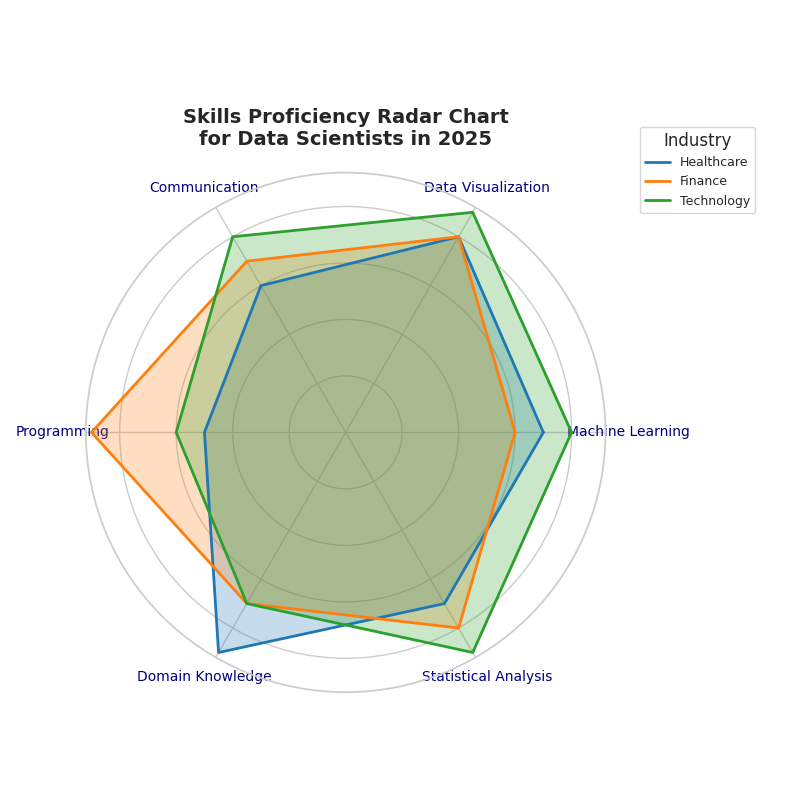

This figure's Python source:
import matplotlib.pyplot as plt
import numpy as np

categories = [
    'Machine Learning',
    'Data Visualization',
    'Communication',
    'Programming',
    'Domain Knowledge',
    'Statistical Analysis'
]

# Using fixed 'random' changes by shuffling certain values within each proficiency group.
proficiency_healthcare = [7, 8, 6, 5, 9, 7]
proficiency_finance = [6, 8, 7, 9, 7, 8]
proficiency_technology = [8, 9, 8, 6, 7, 9]

num_vars = len(categories)
angles = np.linspace(0, 2 * np.pi, num_vars, endpoint=False).tolist()
proficiency_healthcare += proficiency_healthcare[:1]
proficiency_finance += proficiency_finance[:1]
proficiency_technology += proficiency_technology[:1]
angles += angles[:1]

fig, ax = plt.subplots(figsize=(8, 8), subplot_kw=dict(polar=True))
fig.subplots_adjust(wspace=0.5)

ax.set_title('Skills Proficiency Radar Chart\nfor Data Scientists in 2025', fontsize=14, fontweight='bold', pad=20)
ax.plot(angles, proficiency_healthcare, linewidth=2, linestyle='solid', label='Healthcare', color='#1f77b4')
ax.fill(angles, proficiency_healthcare, alpha=0.25, color='#1f77b4')
ax.plot(angles, proficiency_finance, linewidth=2, linestyle='solid', label='Finance', color='#ff7f0e')
ax.fill(angles, proficiency_finance, alpha=0.25, color='#ff7f0e')
ax.plot(angles, proficiency_technology, linewidth=2, linestyle='solid', label='Technology', color='#2ca02c')
ax.fill(angles, proficiency_technology, alpha=0.25, color='#2ca02c')
ax.set_yticklabels([])
ax.set_xticks(angles[:-1])
ax.set_xticklabels(categories, fontsize=10, color='navy')
ax.legend(loc='upper right', bbox_to_anchor=(1.3, 1.1), fontsize=9, title='Industry')

plt.tight_layout()
plt.show()
